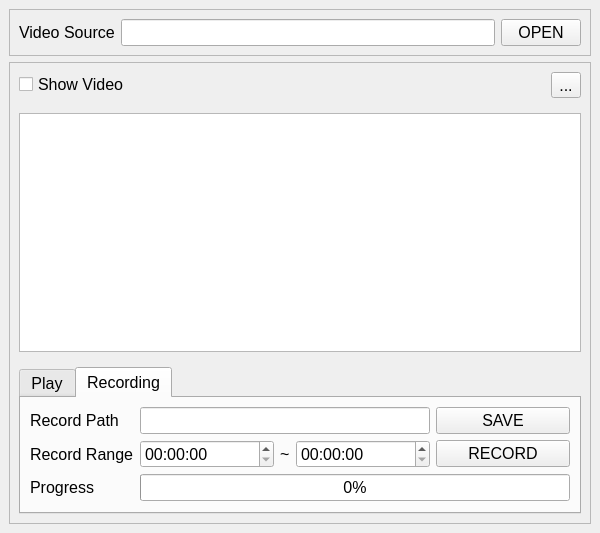
<?xml version="1.0" encoding="UTF-8"?>
<ui version="4.0">
 <class>MainWindow</class>
 <widget class="QMainWindow" name="MainWindow">
  <property name="geometry">
   <rect>
    <x>0</x>
    <y>0</y>
    <width>600</width>
    <height>533</height>
   </rect>
  </property>
  <property name="font">
   <font>
    <pointsize>12</pointsize>
   </font>
  </property>
  <property name="windowTitle">
   <string>OpenCV Video Cutter</string>
  </property>
  <widget class="QWidget" name="centralwidget">
   <layout class="QVBoxLayout" name="verticalLayout_2">
    <item>
     <widget class="QFrame" name="frame_3">
      <property name="frameShape">
       <enum>QFrame::StyledPanel</enum>
      </property>
      <property name="frameShadow">
       <enum>QFrame::Raised</enum>
      </property>
      <layout class="QHBoxLayout" name="horizontalLayout_3">
       <item>
        <widget class="QLabel" name="label_3">
         <property name="text">
          <string>Video Source</string>
         </property>
        </widget>
       </item>
       <item>
        <widget class="QLineEdit" name="lineVideoSourcePath">
         <property name="readOnly">
          <bool>true</bool>
         </property>
        </widget>
       </item>
       <item>
        <widget class="QPushButton" name="btnSelectVideoSource">
         <property name="text">
          <string>OPEN</string>
         </property>
        </widget>
       </item>
      </layout>
     </widget>
    </item>
    <item>
     <widget class="QFrame" name="frameVideoWork">
      <property name="frameShape">
       <enum>QFrame::StyledPanel</enum>
      </property>
      <property name="frameShadow">
       <enum>QFrame::Raised</enum>
      </property>
      <layout class="QVBoxLayout" name="verticalLayout">
       <property name="spacing">
        <number>15</number>
       </property>
       <item>
        <widget class="QFrame" name="frame">
         <property name="frameShape">
          <enum>QFrame::NoFrame</enum>
         </property>
         <property name="frameShadow">
          <enum>QFrame::Raised</enum>
         </property>
         <layout class="QHBoxLayout" name="horizontalLayout">
          <property name="leftMargin">
           <number>0</number>
          </property>
          <property name="topMargin">
           <number>0</number>
          </property>
          <property name="rightMargin">
           <number>0</number>
          </property>
          <property name="bottomMargin">
           <number>0</number>
          </property>
          <item>
           <widget class="QCheckBox" name="cbShowVideo">
            <property name="text">
             <string>Show Video</string>
            </property>
           </widget>
          </item>
          <item>
           <widget class="QToolButton" name="btnClearScene">
            <property name="text">
             <string>...</string>
            </property>
           </widget>
          </item>
         </layout>
        </widget>
       </item>
       <item>
        <widget class="QGraphicsView" name="graphicsView"/>
       </item>
       <item>
        <widget class="QTabWidget" name="tabControl">
         <property name="sizePolicy">
          <sizepolicy hsizetype="Expanding" vsizetype="Fixed">
           <horstretch>0</horstretch>
           <verstretch>0</verstretch>
          </sizepolicy>
         </property>
         <property name="currentIndex">
          <number>1</number>
         </property>
         <widget class="QWidget" name="tab_play" native="true">
          <attribute name="title">
           <string>Play</string>
          </attribute>
          <layout class="QHBoxLayout" name="horizontalLayout_2">
           <property name="leftMargin">
            <number>15</number>
           </property>
           <property name="rightMargin">
            <number>15</number>
           </property>
           <item>
            <widget class="QSlider" name="sliderVideoInput">
             <property name="sizePolicy">
              <sizepolicy hsizetype="Expanding" vsizetype="Fixed">
               <horstretch>0</horstretch>
               <verstretch>0</verstretch>
              </sizepolicy>
             </property>
             <property name="tracking">
              <bool>true</bool>
             </property>
             <property name="orientation">
              <enum>Qt::Horizontal</enum>
             </property>
            </widget>
           </item>
           <item>
            <widget class="QLabel" name="lblVideoTime">
             <property name="text">
              <string>00:00:00</string>
             </property>
            </widget>
           </item>
           <item>
            <widget class="QLabel" name="label">
             <property name="text">
              <string>/</string>
             </property>
            </widget>
           </item>
           <item>
            <widget class="QLabel" name="lblVideoTotal">
             <property name="text">
              <string>00:00:00</string>
             </property>
            </widget>
           </item>
           <item>
            <widget class="QToolButton" name="btnVideoPlay">
             <property name="text">
              <string>...</string>
             </property>
             <property name="icon">
              <iconset resource="icon.qrc">
               <normaloff>:/icon/play.png</normaloff>:/icon/play.png</iconset>
             </property>
             <property name="iconSize">
              <size>
               <width>32</width>
               <height>32</height>
              </size>
             </property>
            </widget>
           </item>
           <item>
            <widget class="QToolButton" name="btnVideoStop">
             <property name="text">
              <string>...</string>
             </property>
             <property name="icon">
              <iconset resource="icon.qrc">
               <normaloff>:/icon/stop.png</normaloff>:/icon/stop.png</iconset>
             </property>
             <property name="iconSize">
              <size>
               <width>32</width>
               <height>32</height>
              </size>
             </property>
            </widget>
           </item>
          </layout>
         </widget>
         <widget class="QWidget" name="tab_record">
          <attribute name="title">
           <string>Recording</string>
          </attribute>
          <layout class="QGridLayout" name="gridLayout_3">
           <item row="0" column="0">
            <widget class="QLabel" name="label_2">
             <property name="sizePolicy">
              <sizepolicy hsizetype="Fixed" vsizetype="Preferred">
               <horstretch>0</horstretch>
               <verstretch>0</verstretch>
              </sizepolicy>
             </property>
             <property name="text">
              <string>Record Path</string>
             </property>
            </widget>
           </item>
           <item row="0" column="1" colspan="3">
            <widget class="QLineEdit" name="lineVideoOutPath">
             <property name="readOnly">
              <bool>true</bool>
             </property>
            </widget>
           </item>
           <item row="0" column="4">
            <widget class="QPushButton" name="btnSaveVideoPath">
             <property name="text">
              <string>SAVE</string>
             </property>
            </widget>
           </item>
           <item row="1" column="0">
            <widget class="QLabel" name="label_5">
             <property name="sizePolicy">
              <sizepolicy hsizetype="Fixed" vsizetype="Preferred">
               <horstretch>0</horstretch>
               <verstretch>0</verstretch>
              </sizepolicy>
             </property>
             <property name="text">
              <string>Record Range</string>
             </property>
            </widget>
           </item>
           <item row="1" column="1">
            <widget class="QTimeEdit" name="timeVideoStart"/>
           </item>
           <item row="1" column="2">
            <widget class="QLabel" name="label_4">
             <property name="sizePolicy">
              <sizepolicy hsizetype="Fixed" vsizetype="Preferred">
               <horstretch>0</horstretch>
               <verstretch>0</verstretch>
              </sizepolicy>
             </property>
             <property name="text">
              <string>~</string>
             </property>
            </widget>
           </item>
           <item row="1" column="3">
            <widget class="QTimeEdit" name="timeVideoEnd"/>
           </item>
           <item row="1" column="4">
            <widget class="QPushButton" name="btnRecord">
             <property name="text">
              <string>RECORD</string>
             </property>
             <property name="checkable">
              <bool>true</bool>
             </property>
            </widget>
           </item>
           <item row="2" column="0">
            <widget class="QLabel" name="label_6">
             <property name="sizePolicy">
              <sizepolicy hsizetype="Fixed" vsizetype="Preferred">
               <horstretch>0</horstretch>
               <verstretch>0</verstretch>
              </sizepolicy>
             </property>
             <property name="text">
              <string>Progress</string>
             </property>
            </widget>
           </item>
           <item row="2" column="1" colspan="4">
            <widget class="QProgressBar" name="progRecord">
             <property name="value">
              <number>0</number>
             </property>
            </widget>
           </item>
          </layout>
         </widget>
        </widget>
       </item>
      </layout>
     </widget>
    </item>
   </layout>
  </widget>
 </widget>
 <resources>
  <include location="icon.qrc"/>
 </resources>
 <connections/>
</ui>
